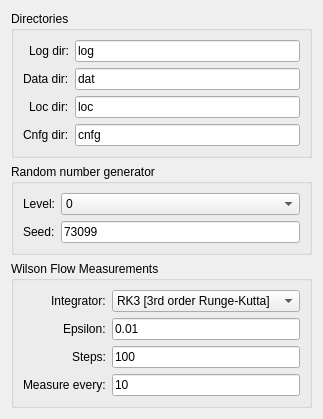
       <widget class="QWidget" name="tabOther">
        <attribute name="title">
         <string>Other Params</string>
        </attribute>
        <layout class="QVBoxLayout" name="verticalLayout_4">
         <item>
          <widget class="QGroupBox" name="groupDir">
           <property name="title">
            <string>Directories</string>
           </property>
           <property name="flat">
            <bool>false</bool>
           </property>
           <layout class="QHBoxLayout" name="horizontalLayout_5">
            <item>
             <layout class="QFormLayout" name="formLayout_3">
              <property name="fieldGrowthPolicy">
               <enum>QFormLayout::AllNonFixedFieldsGrow</enum>
              </property>
              <property name="labelAlignment">
               <set>Qt::AlignRight|Qt::AlignTrailing|Qt::AlignVCenter</set>
              </property>
              <item row="0" column="0">
               <widget class="QLabel" name="lbl0_5">
                <property name="toolTip">
                 <string>can put some relevant info about beta here...</string>
                </property>
                <property name="text">
                 <string>Log dir:</string>
                </property>
               </widget>
              </item>
              <item row="0" column="1">
               <widget class="QLineEdit" name="Directories____log_dir">
                <property name="inputMethodHints">
                 <set>Qt::ImhNone</set>
                </property>
                <property name="inputMask">
                 <string/>
                </property>
                <property name="text">
                 <string>log</string>
                </property>
                <property name="maxLength">
                 <number>32767</number>
                </property>
               </widget>
              </item>
              <item row="1" column="0">
               <widget class="QLabel" name="lbl0_9">
                <property name="toolTip">
                 <string>can put some relevant info about gauge actions here...</string>
                </property>
                <property name="text">
                 <string>Data dir:</string>
                </property>
               </widget>
              </item>
              <item row="1" column="1">
               <widget class="QLineEdit" name="Directories____dat_dir">
                <property name="text">
                 <string>dat</string>
                </property>
               </widget>
              </item>
              <item row="2" column="0">
               <widget class="QLabel" name="lbl0_10">
                <property name="toolTip">
                 <string>can put some relevant info about gauge actions here...</string>
                </property>
                <property name="text">
                 <string>Loc dir:</string>
                </property>
               </widget>
              </item>
              <item row="3" column="0">
               <widget class="QLabel" name="lbl0_11">
                <property name="toolTip">
                 <string>can put some relevant info about gauge actions here...</string>
                </property>
                <property name="text">
                 <string>Cnfg dir:</string>
                </property>
               </widget>
              </item>
              <item row="2" column="1">
               <widget class="QLineEdit" name="Directories____loc_dir">
                <property name="text">
                 <string>loc</string>
                </property>
               </widget>
              </item>
              <item row="3" column="1">
               <widget class="QLineEdit" name="Directories____cnfg_dir">
                <property name="text">
                 <string>cnfg</string>
                </property>
               </widget>
              </item>
             </layout>
            </item>
           </layout>
          </widget>
         </item>
         <item>
          <widget class="QGroupBox" name="groupBox_2">
           <property name="title">
            <string>Random number generator</string>
           </property>
           <property name="flat">
            <bool>false</bool>
           </property>
           <layout class="QHBoxLayout" name="horizontalLayout_6">
            <item>
             <layout class="QFormLayout" name="formLayout_4">
              <property name="fieldGrowthPolicy">
               <enum>QFormLayout::AllNonFixedFieldsGrow</enum>
              </property>
              <property name="labelAlignment">
               <set>Qt::AlignRight|Qt::AlignTrailing|Qt::AlignVCenter</set>
              </property>
              <item row="0" column="0">
               <widget class="QLabel" name="lbl0_13">
                <property name="toolTip">
                 <string>can put some relevant info about beta here...</string>
                </property>
                <property name="text">
                 <string>Level:</string>
                </property>
               </widget>
              </item>
              <item row="0" column="1">
               <widget class="QComboBox" name="Random_number_generator____level">
                <item>
                 <property name="text">
                  <string>0</string>
                 </property>
                </item>
                <item>
                 <property name="text">
                  <string>1</string>
                 </property>
                </item>
               </widget>
              </item>
              <item row="1" column="0">
               <widget class="QLabel" name="lbl0_14">
                <property name="toolTip">
                 <string>can put some relevant info about gauge actions here...</string>
                </property>
                <property name="text">
                 <string>Seed:</string>
                </property>
               </widget>
              </item>
              <item row="1" column="1">
               <widget class="QLineEdit" name="Random_number_generator____seed">
                <property name="text">
                 <string>73099</string>
                </property>
               </widget>
              </item>
             </layout>
            </item>
           </layout>
          </widget>
         </item>
         <item>
          <widget class="QGroupBox" name="groupBox_5">
           <property name="title">
            <string>Wilson Flow Measurements</string>
           </property>
           <property name="flat">
            <bool>false</bool>
           </property>
           <layout class="QHBoxLayout" name="horizontalLayout_4">
            <item>
             <layout class="QFormLayout" name="formLayout_6">
              <property name="fieldGrowthPolicy">
               <enum>QFormLayout::AllNonFixedFieldsGrow</enum>
              </property>
              <property name="labelAlignment">
               <set>Qt::AlignRight|Qt::AlignTrailing|Qt::AlignVCenter</set>
              </property>
              <item row="0" column="0">
               <widget class="QLabel" name="lbl0_21">
                <property name="toolTip">
                 <string>can put some relevant info about beta here...</string>
                </property>
                <property name="text">
                 <string>Integrator:</string>
                </property>
               </widget>
              </item>
              <item row="0" column="1">
               <widget class="QComboBox" name="Wilson_flow____integrator">
                <property name="currentIndex">
                 <number>2</number>
                </property>
                <item>
                 <property name="text">
                  <string>EULER [1st order Euler]</string>
                 </property>
                </item>
                <item>
                 <property name="text">
                  <string>RK2 [2nd order Runge-Kutta]</string>
                 </property>
                </item>
                <item>
                 <property name="text">
                  <string>RK3 [3rd order Runge-Kutta]</string>
                 </property>
                </item>
               </widget>
              </item>
              <item row="1" column="0">
               <widget class="QLabel" name="lbl0_22">
                <property name="toolTip">
                 <string>can put some relevant info about gauge actions here...</string>
                </property>
                <property name="text">
                 <string>Epsilon:</string>
                </property>
               </widget>
              </item>
              <item row="1" column="1">
               <widget class="QLineEdit" name="Wilson_flow____eps">
                <property name="text">
                 <string>0.01</string>
                </property>
               </widget>
              </item>
              <item row="2" column="0">
               <widget class="QLabel" name="lbl0_23">
                <property name="toolTip">
                 <string>Number of integration steps per trajectory</string>
                </property>
                <property name="text">
                 <string>Steps:</string>
                </property>
               </widget>
              </item>
              <item row="2" column="1">
               <widget class="QLineEdit" name="Wilson_flow____nstep">
                <property name="text">
                 <string>100</string>
                </property>
               </widget>
              </item>
              <item row="3" column="0">
               <widget class="QLabel" name="lbl0_24">
                <property name="toolTip">
                 <string>Number of integration steps per trajectory</string>
                </property>
                <property name="text">
                 <string>Measure every:</string>
                </property>
               </widget>
              </item>
              <item row="3" column="1">
               <widget class="QLineEdit" name="Wilson_flow____dnms">
                <property name="text">
                 <string>10</string>
                </property>
               </widget>
              </item>
             </layout>
            </item>
           </layout>
          </widget>
         </item>
        </layout>
       </widget>
